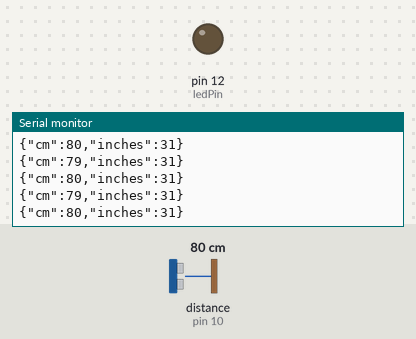
Simulated run of this sketch. Board: Arduino Uno, built with avr-gcc and run on an emulated ATmega328P. Parts: output pins drawn as LEDs (lit = HIGH), the last lines printed to the serial monitor. Wiring (inferred from the names in the program): ultrasonic range finder: trigger pin 9; echo pin 10. The test bench sets the inputs (shaded band); at power-on: distance to the obstacle (sensor on pin 10) 80 cm. The echo pulse lasts 58.3 µs per cm; pins used as bus, display or sensor lines are not drawn.

Above: at 1.2 s.
1.3 s: distance to the obstacle (sensor on pin 10) set to 2 cm
At 2.0 s:
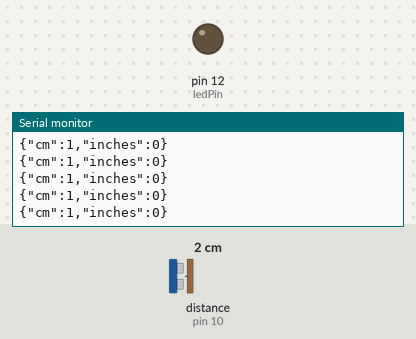
4.3 s: distance to the obstacle (sensor on pin 10) set to 18 cm
At 4.8 s:
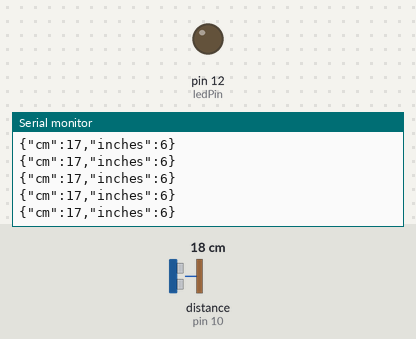
Timing chart, 0 to 7.3 s (numbered marks = the images above; inputs shaded):
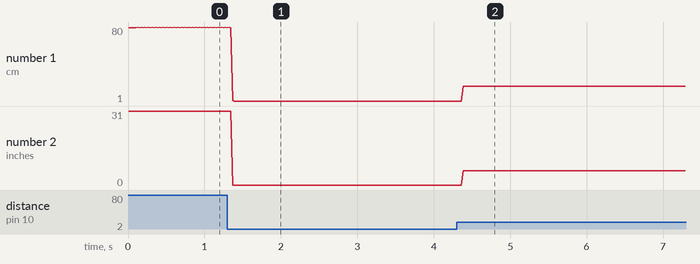

Measured:
- after the input at 1.3 s, the serial monitor: prints a new line after 0.07 s (image 1)
- after the input at 4.3 s, the serial monitor: prints a new line after 0.08 s (image 2)
- plotted number 1: 79 → 1 after the input at 1.3 s, 1 → 17 after the input at 4.3 s
- plotted number 2: 31 → 0 after the input at 1.3 s, 0 → 6 after the input at 4.3 s

The sketch:

Arduino-Homework11-2.ino
```cpp
//https://youtu.be/Ngna2jyWE-4

#include <Arduino_JSON.h>

const int ledPin = 12;
int trigPin = 9;
int echoPin = 10;
long duration, cm, inches;

JSONVar serialOutput;

void setup()
{
  Serial.begin(9600);

  pinMode(ledPin, OUTPUT);
  pinMode(trigPin, OUTPUT);
  pinMode(echoPin, INPUT);
}

void loop()
{
  byte brightness;

  if(Serial.available())
  {
    brightness = Serial.read();
    analogWrite(ledPin, brightness);
  }

    digitalWrite(trigPin, LOW);
    delayMicroseconds(2);
    digitalWrite(trigPin, HIGH);
    delayMicroseconds(10);
    digitalWrite(trigPin, LOW);

    duration = pulseIn(echoPin, HIGH);

    cm = (duration/2) / 29.1;
    inches = (duration/2) / 74;

    serialOutput["cm"] = cm;
    serialOutput["inches"] = inches;

    Serial.println(serialOutput);
}
```
